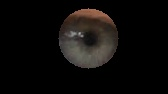
#> input picture STRUCTURE/NOTEBOOKS/iris.jpeg, 168 x 94 px
$ jupyter execute --allow-errors 'nielsirisiris_stayoutmalte!.ipynb'   (older library calls are emulated)
#> lines starting #> are read from the running program, lines starting #| are printed output that depends on the picture; after the words box and inside, x2 and y2 are one past the last pixel; in counts of white or black regions, pixels touching at a corner belong together
### STRUCTURE/NOTEBOOKS/M3/m3Show.py
import PIL
from matplotlib import pyplot as plt
from matplotlib.backends.backend_agg import FigureCanvasAgg as FigureCanvas
from matplotlib.figure import Figure
import numpy as np
import os
import os.path
import cv2
from matplotlib import pyplot as plt
from mpl_toolkits.mplot3d import Axes3D
from matplotlib import cm,colors
import time


def imshow(inputImg, title, gray=False):
    # print(inputImg)
    plt.clf()
    plt.title(title)
    plt.axis("off")
    # print("inputImg.shape", inputImg.shape)
    if gray:
        plt.imshow(inputImg)
    else:
        plt.imshow(cv2.cvtColor(inputImg, cv2.COLOR_BGR2RGB), interpolation='none')
    plt.show()
    # plt.axes
    return inputImg


# [186 lines left out: functions scatter, Histogram, rgbToHSV, h_Pass, r_Channel, r_channel, not called in this run]

### STRUCTURE/NOTEBOOKS/nielsirisiris_stayoutmalte!.ipynb
[cell 1]
import cv2
from M3 import m3Show
from matplotlib import pyplot as plt

iris = cv2.imread("iris.jpeg")
#> iris is the input picture: shape (94, 168, 3); mean B, G, R 10, 11.4, 13.3
m3Show.imshow(iris, "iris")
c = cv2.Canny(iris, 100,200)
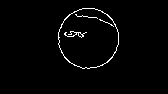
#> c: shape (94, 168); 1.9% white in thin lines or dots, all inside (x1, y1, x2, y2) = (58, 8, 119, 69)
m3Show.imshow(c, "canny")

#> (the rest of this cell did not finish here and is left out)


$ run again, with STRUCTURE/NOTEBOOKS/nielzzz.jpg copied over STRUCTURE/NOTEBOOKS/iris.jpeg
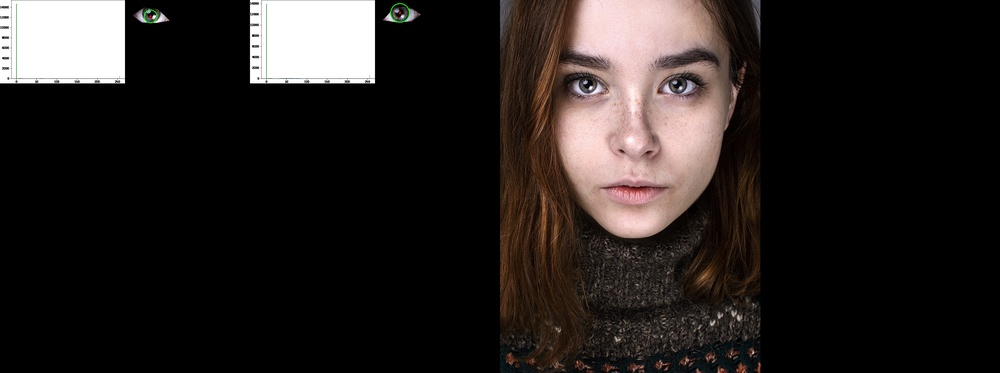
#> input picture STRUCTURE/NOTEBOOKS/nielzzz.jpg, 1000 x 373 px, shrunk from 3456 x 1288 before the run
#> iris is the input picture: shape (373, 1000, 3); mean B, G, R 31.6, 33.5, 38.6
#> `c = cv2.Canny(iris, 100,200)`:
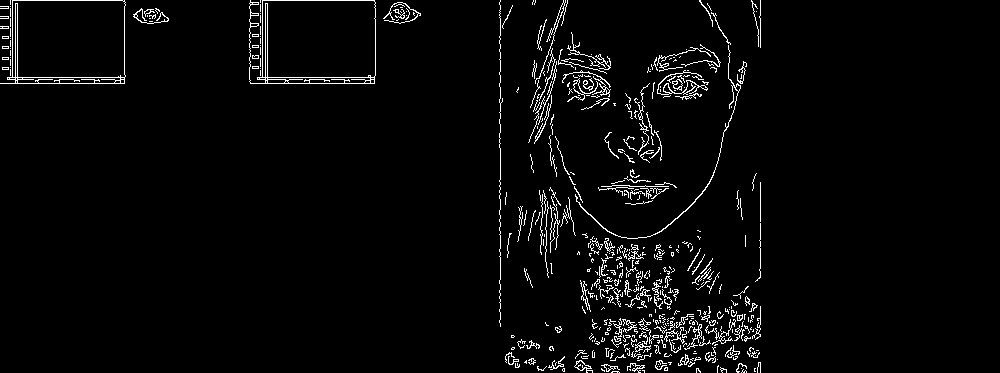
#> c: shape (373, 1000); 3.2% white in thin lines or dots, all inside (x1, y1, x2, y2) = (0, 0, 761, 373)
